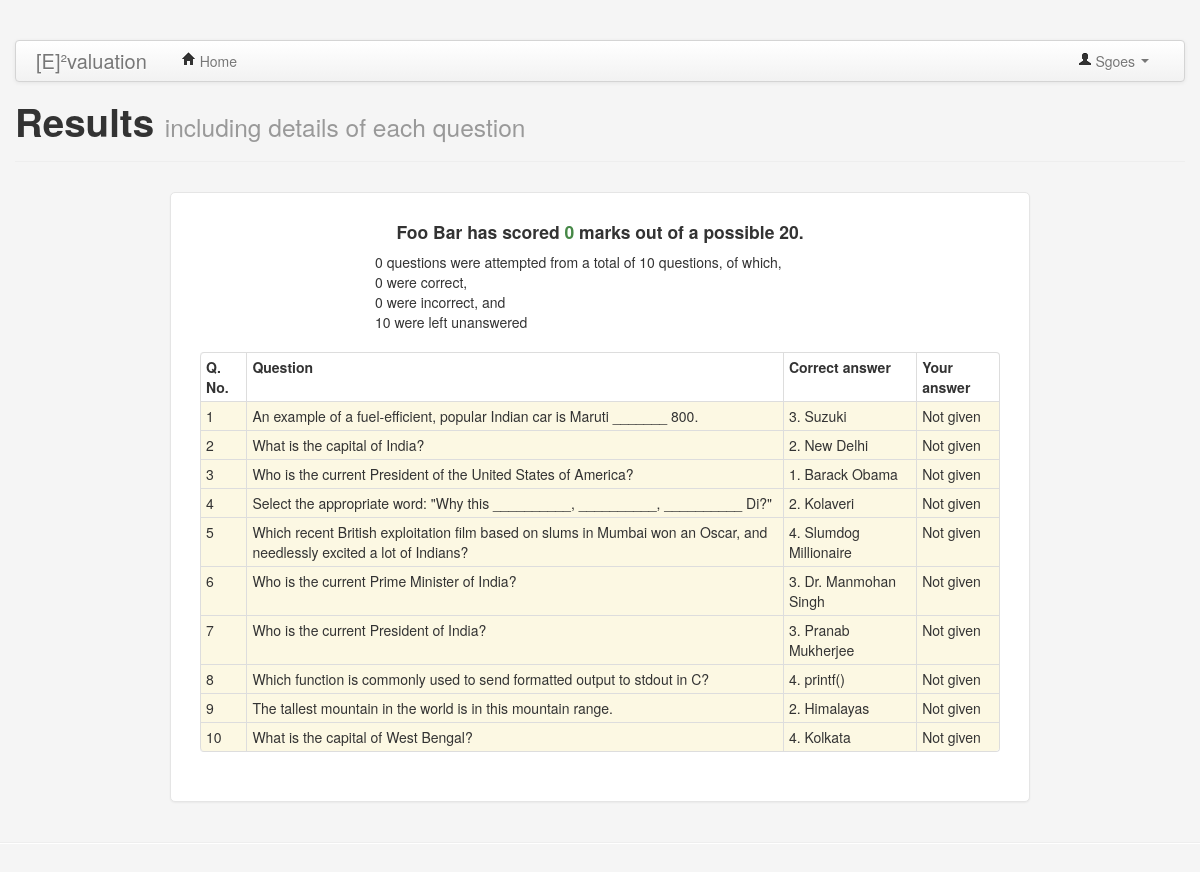
The app's page /user_res.php?user_id=3 (signed in) with its own data.
### tables this page shows
CREATE TABLE `users` (
  `user_id` int(11) NOT NULL AUTO_INCREMENT,
  `user_email` varchar(30) NOT NULL,
  `user_role` char(1) DEFAULT NULL,
  `user_fname` varchar(30) DEFAULT NULL,
  `user_lname` varchar(30) DEFAULT NULL,
  `user_pass` varchar(30) NOT NULL,
  `user_sex` char(1) DEFAULT NULL,
  `user_addr` varchar(50) DEFAULT NULL,
  `user_city` varchar(30) DEFAULT NULL,
  `user_state` varchar(30) DEFAULT NULL,
  `user_pin` decimal(6,0) DEFAULT NULL,
  `user_pnumber` decimal(10,0) DEFAULT NULL,
  `user_salt` varchar(30) DEFAULT NULL,
  `user_status` char(1) DEFAULT NULL,
  `user_allow` char(1) NOT NULL,
  `q_corr_ans` smallint(6) DEFAULT NULL,
  `q_inc_ans` smallint(6) DEFAULT NULL,
  `q_un_ans` smallint(6) DEFAULT NULL,
  `marks` int(11) DEFAULT NULL,
  PRIMARY KEY (`user_id`)
);

CREATE TABLE `exams` (
  `exam_id` int(11) NOT NULL AUTO_INCREMENT,
  `exam_title` varchar(50) NOT NULL,
  `exam_no_of_qs` int(11) NOT NULL,
  `exam_time` int(11) NOT NULL,
  `pos_marks` tinyint(4) NOT NULL,
  `neg_marks` tinyint(4) NOT NULL,
  `exam_allow` tinyint(1) NOT NULL,
  PRIMARY KEY (`exam_id`)
);

CREATE TABLE `answers` (
  `ans_id` int(11) NOT NULL AUTO_INCREMENT,
  `user_id` int(11) DEFAULT NULL,
  `q_id` int(11) DEFAULT NULL,
  `answer` tinyint(1) DEFAULT NULL,
  PRIMARY KEY (`ans_id`),
  KEY `fk_usr` (`user_id`),
  KEY `fk_q` (`q_id`),
  CONSTRAINT `fk_q` FOREIGN KEY (`q_id`) REFERENCES `questions` (`q_id`),
  CONSTRAINT `fk_usr` FOREIGN KEY (`user_id`) REFERENCES `users` (`user_id`)
);

CREATE TABLE `questions` (
  `q_id` int(11) NOT NULL AUTO_INCREMENT,
  `q_body` varchar(200) NOT NULL,
  `q_ans1` varchar(30) NOT NULL,
  `q_ans2` varchar(30) NOT NULL,
  `q_ans3` varchar(30) NOT NULL,
  `q_ans4` varchar(30) NOT NULL,
  `q_correct_ans` int(11) NOT NULL,
  `q_allow` tinyint(1) NOT NULL,
  `q_img` tinyint(1) DEFAULT NULL,
  PRIMARY KEY (`q_id`)
);

### user_res.php (the view, shortened to what this page needs)
<?php
$db = db_connect();
require './includes/template/header.php';
?>
<div class="page-header">
	<h1>Results <small>including details of each question</small></h1>
</div>
<div class="form-register" style="max-width: 800px;">
<?php
$qr = $db->query("SELECT user_fname, user_lname, q_corr_ans, q_inc_ans, q_un_ans, marks FROM users WHERE user_id = {$_REQUEST['user_id']}");
$result = $qr->fetch(PDO::FETCH_ASSOC);
$qr = $db->query("SELECT pos_marks FROM exams WHERE exam_id = 1");
$marks = $qr->fetchColumn(0);
echo "<h4 class='text-center'>{$result['user_fname']} {$result['user_lname']} has scored <span class='text-success'>{$result['marks']}</span> marks out of a possible " . (($result['q_corr_ans'] + $result['q_inc_ans'] + $result['q_un_ans']) * $marks) . ".</h4>";
echo "<div style='width: 450px; margin: auto;'>" . ($result['q_corr_ans'] + $result['q_inc_ans']) . " questions were attempted from a total of " . ($result['q_corr_ans'] + $result['q_inc_ans'] + $result['q_un_ans']) . " questions, of which,<br />";
echo "{$result['q_corr_ans']} were correct,<br />{$result['q_inc_ans']} were incorrect, and<br />{$result['q_un_ans']} were left unanswered</div>";
echo '<div style="margin-top: 20px;"></div><table class="table table-condensed table-hover table-bordered"><tr><th>Q. No.</th><th>Question</th><th>Correct answer</th><th>Your answer</th></tr>';
$qr = $db->query("SELECT q_id, answer FROM answers WHERE user_id = {$_REQUEST['user_id']}");
$result = $qr->fetchAll(PDO::FETCH_ASSOC);
$qr2 = $db->prepare("SELECT q_body, q_ans1, q_ans2, q_ans3, q_ans4, q_correct_ans FROM questions WHERE q_id = ?");
foreach($result as $key => $value)
{
	$qr2->execute(array($value["q_id"]));
	$res = $qr2->fetch(PDO::FETCH_ASSOC);
	if($value["answer"] == NULL)
	{
		echo "<tr class='warning'><td>" . ($key + 1) . "</td><td>{$res['q_body']}</td><td>" . $res['q_correct_ans'] . ". " . $res["q_ans{$res['q_correct_ans']}"] . "</td><td>Not given</td></tr>";
	}
	elseif($value["answer"] == $res["q_correct_ans"])
	{
		echo "<tr class='success'><td>" . ($key + 1) . "</td><td>{$res['q_body']}</td><td>" . $res['q_correct_ans'] . ". " . $res["q_ans{$res['q_correct_ans']}"] . "</td><td>" . $res['q_correct_ans'] . ". " . $res["q_ans{$res['q_correct_ans']}"] . " <i class='icon-ok'></i></td></tr>";
	}
	else
	{
		echo "<tr class='error'><td>" . ($key + 1) . "</td><td>{$res['q_body']}</td><td>" . $res['q_correct_ans'] . ". " . $res["q_ans{$res['q_correct_ans']}"] . "</td><td>" . $value["answer"] . ". " . $res["q_ans{$value["answer"]}"] . " <i class='icon-remove'></i></td></tr>";
	}
}
echo "</table></div>";
echo "</div>";
require './includes/template/footer.php';
?>

### includes/template/header.php (style rules this page uses)
body { padding-top: 40px; padding-bottom: 40px; background-color: #f5f5f5; }
.form-register { max-width: 600px; padding: 19px 29px 29px; margin: 0 auto 20px; background-color: #fff; border: 1px solid #e5e5e5; -webkit-border-radius: 5px; -moz-border-radius: 5px; border-radius: 5px; -webkit-box-shadow: 0 1px 2px rgba(0,0,0,.05); -moz-box-shadow: 0 1px 2px rgba(0,0,0,.05); box-shadow: 0 1px 2px rgba(0,0,0,.05); }

### records on screen
users: user_fname "Foo", user_lname "Bar", marks "0", ($result['q_corr_ans'] + $result['q_inc_ans'] + $result['q_un_ans']) * $marks "20", $result['q_corr_ans'] + $result['q_inc_ans'] "0", q_un_ans "10", q_corr_ans "0", q_inc_ans "0"
answers: q.q_body "An example of a fuel-efficient, popular Indian car is Maruti _______ 800.", q.q_correct_ans "3", q.q_ans3 "Suzuki"
answers: q.q_body "What is the capital of India?", q.q_correct_ans "2", q.q_ans2 "New Delhi"
answers: q.q_body "Who is the current President of the United States of America?", q.q_correct_ans "1", q.q_ans1 "Barack Obama"
answers: q.q_body "Select the appropriate word: \"Why this __________, __________, __________ Di?\"", q.q_correct_ans "2", q.q_ans2 "Kolaveri"
answers: q.q_body "Which recent British exploitation film based on slums in Mumbai won an Oscar, and needlessly excited a lot of Indians?", q.q_correct_ans "4", q.q_ans4 "Slumdog Millionaire"
answers: q.q_body "Who is the current Prime Minister of India?", q.q_correct_ans "3", q.q_ans3 "Dr. Manmohan Singh"
answers: q.q_body "Who is the current President of India?", q.q_correct_ans "3", q.q_ans3 "Pranab Mukherjee"
answers: q.q_body "Which function is commonly used to send formatted output to stdout in C?", q.q_correct_ans "4", q.q_ans4 "printf()"
answers: q.q_body "The tallest mountain in the world is in this mountain range.", q.q_correct_ans "2", q.q_ans2 "Himalayas"
answers: q.q_body "What is the capital of West Bengal?", q.q_correct_ans "4", q.q_ans4 "Kolkata"

### other values on screen
$_SESSION['user']->get_user_fname() "Sgoes"
